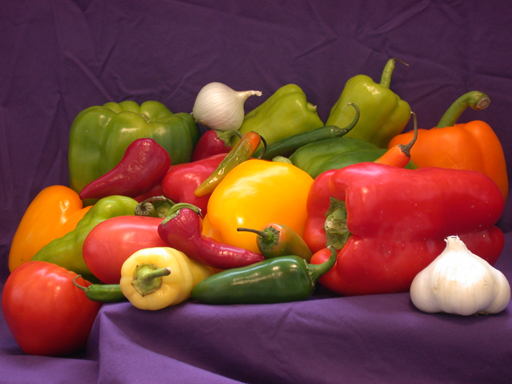
%> input picture images/peppers.png, 512 x 384 px
$ octave --eval "result = init_encoder('images/peppers.png');"   (GNU Octave 9; MATLAB toolbox functions it lacks are replaced by stand-ins)
%> lines starting %> are read from the running program, lines starting %| are printed output that depends on the picture
function [Y, Cb_sub, Cr_sub, original_rows, original_cols] = init_encoder(image_path)
%> called with image_path = 'images/peppers.png'
% 1. Sıkıştırılmamış RGB Görüntüyü Oku
img_rgb = imread(image_path);
%> img_rgb is the input picture: size 384x512x3 uint8; mean R, G, B 120.8, 66.4, 57.6
img_rgb = im2double(img_rgb);
%> img_rgb: size 384x512x3 double

[original_rows, original_cols, ~] = size(img_rgb);
%> original_rows = 384; original_cols = 512

% 8x8 DCT blokları için boyutları ayarla
pad_r = floor(original_rows / 16) * 16;
%> pad_r = 384
pad_c = floor(original_cols / 16) * 16;
%> pad_c = 512
img_rgb = img_rgb(1:pad_r, 1:pad_c, :);

% 2. YCbCr Dönüşümü
img_ycbcr = rgb2ycbcr(img_rgb);
%> img_ycbcr: size 384x512x3 double; mean of channels 1, 2, 3 0.338, 0.455, 0.598
Y = img_ycbcr(:,:,1);
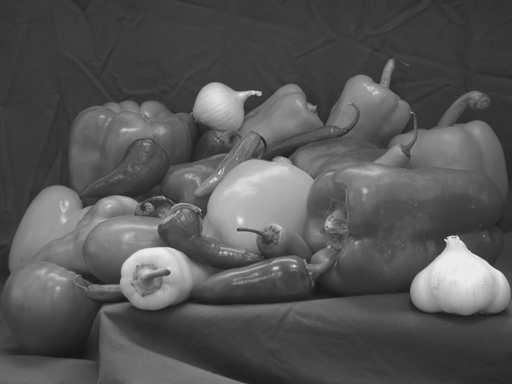
%> Y: size 384x512 double; min 0.0886, max 0.922, mean 0.338
Cb = img_ycbcr(:,:,2);
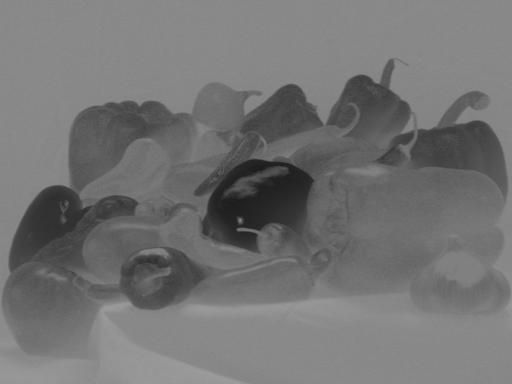
%> Cb: size 384x512 double; min 0.115, max 0.616, mean 0.455
Cr = img_ycbcr(:,:,3);
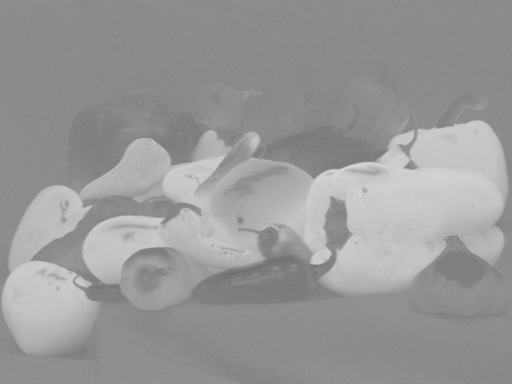
%> Cr: size 384x512 double; min 0.437, max 0.838, mean 0.598

% 3. 4:2:0 Chroma Subsampling
Cb_sub = Cb(1:2:end, 1:2:end);
Cr_sub = Cr(1:2:end, 1:2:end);

% --- GÖZLEM VE TEST BLOĞU (DEBUGGING) ---
fprintf('Orijinal RGB Boyutu: %dx%dx3\n', pad_r, pad_c);
%| Orijinal RGB Boyutu: 384x512x3
fprintf('Y (Luminance) Kanalı Boyutu: %dx%d\n', size(Y,1), size(Y,2));
%| Y (Luminance) Kanalı Boyutu: 384x512
fprintf('Alt Örneklenmiş Cb/Cr Boyutu: %dx%d (%%50 Alan Tasarrufu)\n', size(Cb_sub,1), size(Cb_sub,2));
%| Alt Örneklenmiş Cb/Cr Boyutu: 192x256 (%50 Alan Tasarrufu)

figure('Name', 'Stage 1: YCbCr Separation and Subsampling', 'NumberTitle', 'off');

subplot(2,2,1);
imshow(img_rgb);
title('Orijinal RGB');

subplot(2,2,2);
imshow(Y);
title('Y Kanalı (Parlaklık - Tam Çözünürlük)');

subplot(2,2,3);
imshow(Cb_sub);
title('Cb Kanalı (Mavi Farkı - Alt Örneklenmiş)');

subplot(2,2,4);
imshow(Cr_sub);
title('Cr Kanalı (Kırmızı Farkı - Alt Örneklenmiş)');
end
